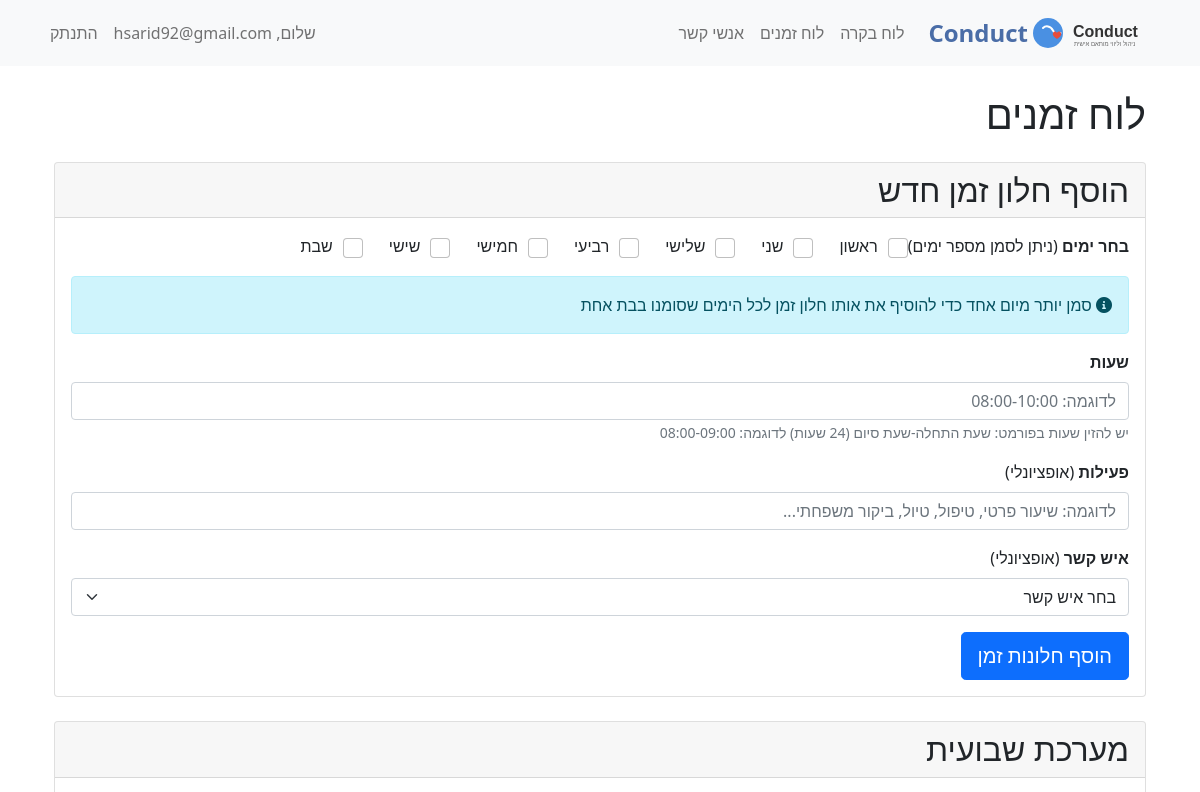
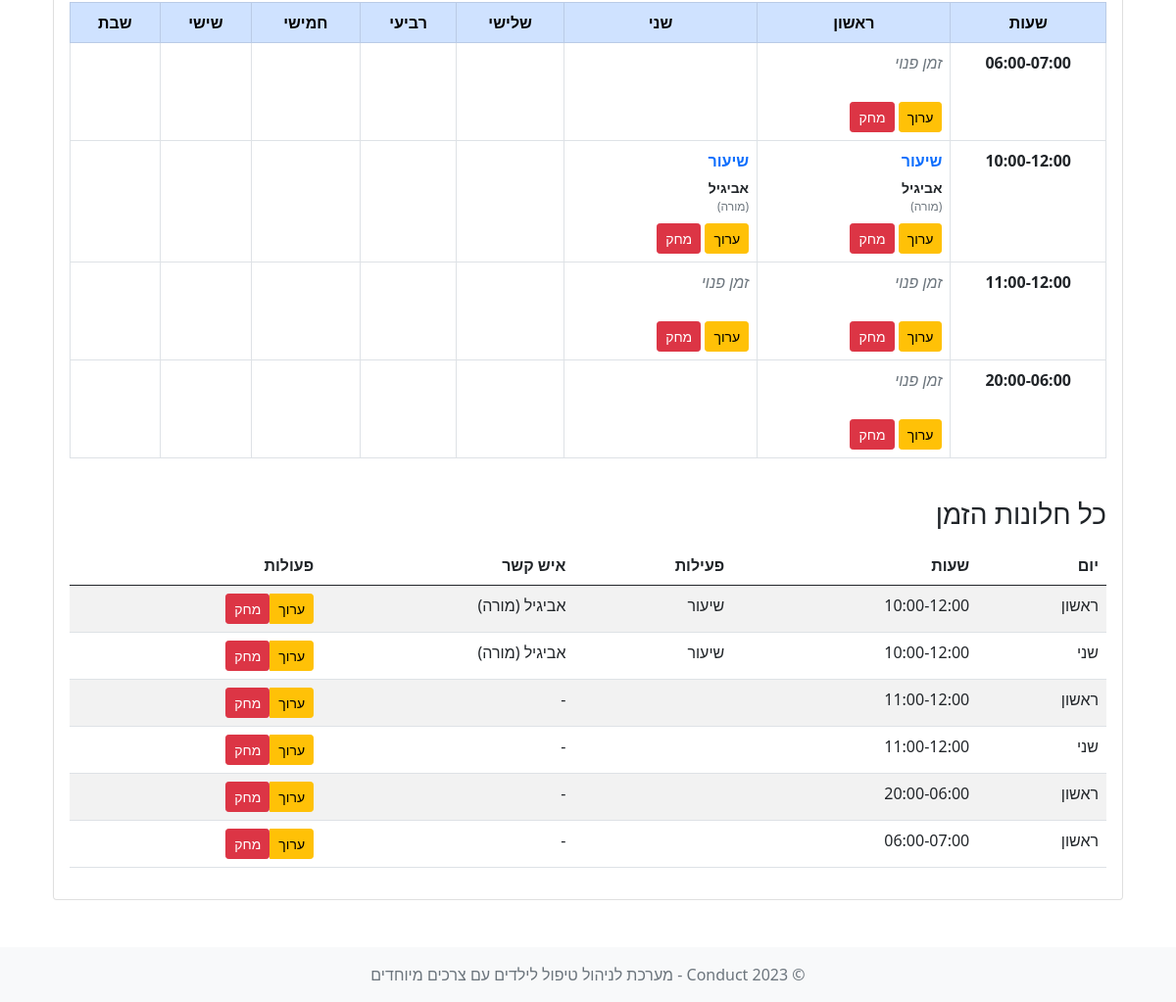
/schedule (signed in), run on the app's committed database (2 pictures, top to bottom).
### models.py (models this page shows, shortened)
class User(db.Model, UserMixin):
    id = db.Column(db.Integer, primary_key=True)
    username = db.Column(db.String(150), unique=True, nullable=False)
    password_hash = db.Column(db.String(256), nullable=False)

class Schedule(db.Model):
    id = db.Column(db.Integer, primary_key=True)
    user_id = db.Column(db.Integer, db.ForeignKey('user.id'), nullable=False)
    day_of_week = db.Column(db.String(20), nullable=False)  # e.g., "Monday", "Tuesday"
    time_slot = db.Column(db.String(50), nullable=False)  # e.g., "08:00-10:00"
    contact_id = db.Column(db.Integer, db.ForeignKey('contact.id'), nullable=True)
    activity = db.Column(db.String(200), nullable=True)
    contact = db.relationship('Contact', backref='schedules', lazy=True)

class Contact(db.Model):
    id = db.Column(db.Integer, primary_key=True)
    user_id = db.Column(db.Integer, db.ForeignKey('user.id'), nullable=False)
    name = db.Column(db.String(150), nullable=False)  # Name of the contact
    relation = db.Column(db.String(50), nullable=False)  # e.g., Teacher, Parent, Therapist
    phone_number = db.Column(db.String(20), nullable=False)

### schedule_routes.py (the view, shortened to what this page needs)
@schedule_bp.route('/schedule', methods=['GET', 'POST'])
@login_required
def schedule():
    days_of_week = ["ראשון", "שני", "שלישי", "רביעי", "חמישי", "שישי", "שבת"]  # Translated to Hebrew
    day_ranges = {
        'all_days': {
            'label': 'כל הימים',
            'days': days_of_week
        },
        'sunday_to_thursday': {
            'label': 'ראשון עד חמישי',
            'days': days_of_week[:5]  # First 5 days (Sunday to Thursday)
        }
    }
    contacts = Contact.query.filter_by(user_id=current_user.id).all()  # Fetch user contacts
    schedule_entries = Schedule.query.filter_by(user_id=current_user.id).all()
    unique_time_slots = set(entry.time_slot for entry in schedule_entries)
    def get_start_time(time_slot):
        start_time_str = time_slot.split('-')[0]
        return datetime.strptime(start_time_str, '%H:%M')
    time_slots = sorted(unique_time_slots, key=get_start_time)
    schedule_by_day_and_time = {}
    for entry in schedule_entries:
        schedule_by_day_and_time[(entry.day_of_week, entry.time_slot)] = entry
    return render_template(
        'schedule.html',
        title="לוח זמנים",
        schedule_entries=schedule_entries,
        days_of_week=days_of_week,
        time_slots=time_slots,  # Pass unique time slots
        day_ranges=day_ranges,  # Pass the day ranges
        schedule_by_day_and_time=schedule_by_day_and_time,
        contacts=contacts,
        rtl=True,
        align_right=True
    )

### APP.py (called while the page is built)
@login_manager.user_loader
def load_user(user_id):
    return User.query.get(int(user_id))

### templates/schedule.html (shortened to what this page needs)
{% extends 'base.html' %}
{% block content %}
<div class="container" {% if rtl %}dir="rtl"{% endif %}>
    <h1 class="mb-4">{{ title }}</h1>
    <div class="card mb-4">
        <div class="card-header">
            <h2 class="mb-0">הוסף חלון זמן חדש</h2>
        </div>
        <div class="card-body">
            <form method="POST" action="{{ url_for('schedule.schedule') }}">
                <div class="form-group mb-3">
                    <label for="days_of_week" class="form-label"><strong>בחר ימים</strong> (ניתן לסמן מספר ימים)</label>
                    <div class="days-selection mb-3">
                        {% for day in days_of_week %}
                        <div class="form-check form-check-inline">
                            <input class="form-check-input" type="checkbox" name="days_of_week" id="day_{{ day }}" value="{{ day }}">
                            <label class="form-check-label" for="day_{{ day }}">{{ day }}</label>
                        </div>
                        {% endfor %}
                    </div>
                    <div class="alert alert-info">
                        <i class="fas fa-info-circle"></i> סמן יותר מיום אחד כדי להוסיף את אותו חלון זמן לכל הימים שסומנו בבת אחת
                    </div>
                </div>
                <div class="form-group mb-3">
                    <label for="time_slot" class="form-label"><strong>שעות</strong></label>
                    <input type="text" class="form-control" id="time_slot" name="time_slot" required
                           placeholder="לדוגמה: 08:00-10:00">
                    <small class="form-text text-muted">יש להזין שעות בפורמט: שעת התחלה-שעת סיום (24 שעות) לדוגמה: 08:00-09:00</small>
                </div>
                <div class="form-group mb-3">
                    <label for="activity" class="form-label"><strong>פעילות</strong> (אופציונלי)</label>
                    <input type="text" class="form-control" id="activity" name="activity"
                           placeholder="לדוגמה: שיעור פרטי, טיפול, טיול, ביקור משפחתי...">
                </div>
                <div class="form-group mb-3">
                    <label for="contact_id" class="form-label"><strong>איש קשר</strong> (אופציונלי)</label>
                    <select class="form-select" id="contact_id" name="contact_id">
                        <option value="">בחר איש קשר</option>
                    </select>
                </div>
                <button type="submit" class="btn btn-primary btn-lg">הוסף חלונות זמן</button>
            </form>
        </div>
    </div>
    <div class="card">
        <div class="card-header">
            <h2 class="mb-0">מערכת שבועית</h2>
        </div>
        <div class="card-body">
            {% if schedule_entries %}
            <div class="table-responsive">
                <table class="table table-bordered timetable">
                    <thead>
                        <tr class="table-primary">
                            <th style="width: 15%">שעות</th>
                            {% for day in days_of_week %}
                            <th>{{ day }}</th>
                            {% endfor %}
                        </tr>
                    </thead>
                    <tbody>
                        {% if time_slots %}
                            {% for time_slot in time_slots %}
                            <tr>
                                <td class="time-slot">{{ time_slot }}</td>
                                {% for day in days_of_week %}
                                    {% set entry = schedule_by_day_and_time.get((day, time_slot)) %}
                                    <td class="schedule-cell {% if entry %}has-event{% endif %}">
                                        {% if entry %}
                                        <div class="schedule-entry">
                                            {% if entry.activity %}
                                            <div class="activity-title">{{ entry.activity }}</div>
                                            {% endif %}
                                            {% if entry.contact %}
                                            <div class="contact-name">{{ entry.contact.name }}</div>
                                            <div class="contact-relation">({{ entry.contact.relation }})</div>
                                            {% else %}
                                            <div class="free-time">זמן פנוי</div>
                                            {% endif %}
                                            <div class="entry-actions mt-2">
                                                <a href="{{ url_for('schedule.edit_schedule', schedule_id=entry.id) }}" class="btn btn-sm btn-warning">ערוך</a>
                                                <form method="POST" action="{{ url_for('schedule.delete_schedule', schedule_id=entry.id) }}" style="display: inline;">
                                                    <button type="submit" class="btn btn-sm btn-danger" onclick="return confirm('האם אתה בטוח שברצונך למחוק רשומה זו?');">מחק</button>
                                                </form>
                                            </div>
                                        </div>
                                        {% endif %}
                                    </td>
                                {% endfor %}
                            </tr>
                            {% endfor %}
                        {% else %}
                            <tr>
                                <td colspan="{{ days_of_week|length + 1 }}" class="text-center">
                                    אין חלונות זמן במערכת שלך. הוסף חלון זמן חדש למעלה.
                                </td>
                            </tr>
                        {% endif %}
                    </tbody>
                </table>
            </div>
            <h3 class="mt-4 mb-3">כל חלונות הזמן</h3>
            <div class="table-responsive">
                <table class="table table-striped">
                    <thead>
                        <tr>
                            <th>יום</th>
                            <th>שעות</th>
                            <th>פעילות</th>
                            <th>איש קשר</th>
                            <th>פעולות</th>
                        </tr>
                    </thead>
                    <tbody>
                        {% for entry in schedule_entries %}
                        <tr>
                            <td>{{ entry.day_of_week }}</td>
                            <td>{{ entry.time_slot }}</td>
                            <td>{{ entry.activity }}</td>
                            <td>
                                {% if entry.contact %}
                                {{ entry.contact.name }} ({{ entry.contact.relation }})
                                {% else %}
                                -
                                {% endif %}
                            </td>
                            <td>
                                <div class="btn-group" role="group">
                                    <a href="{{ url_for('schedule.edit_schedule', schedule_id=entry.id) }}" class="btn btn-sm btn-warning">ערוך</a>
                                    <form method="POST" action="{{ url_for('schedule.delete_schedule', schedule_id=entry.id) }}" style="display: inline;">
                                        <button type="submit" class="btn btn-sm btn-danger" onclick="return confirm('האם אתה בטוח שברצונך למחוק רשומה זו?');">מחק</button>
                                    </form>
                                </div>
                            </td>
                        </tr>
                        {% endfor %}
                    </tbody>
                </table>
            </div>
            {% else %}
            <div class="alert alert-info">
                אין חלונות זמן בלוח השנה שלך עדיין. הוסף חלון זמן חדש למעלה.
            </div>
            {% endif %}
        </div>
    </div>
</div>
{% endblock %}

### templates/base.html (shortened to what this page needs)
<!DOCTYPE html>
<html lang="he" dir="rtl">
<head>
    <link rel="stylesheet" href="https://cdn.jsdelivr.net/npm/bootstrap@5.0.2/dist/css/bootstrap.rtl.min.css">
    <link rel="stylesheet" href="https://cdnjs.cloudflare.com/ajax/libs/font-awesome/6.0.0-beta3/css/all.min.css">
</head>
<body>
    <nav class="navbar navbar-expand-lg navbar-light bg-light mb-4">
        <div class="container">
            <a class="navbar-brand d-flex align-items-center" href="{{ url_for('index') }}">
                <img src="{{ url_for('static', filename='img/logo.svg') }}" alt="Conduct Logo">
                <span class="app-name">Conduct</span>
            </a>
            <div class="collapse navbar-collapse" id="navbarNav">
                <ul class="navbar-nav me-auto">
                    {% if current_user.is_authenticated %}
                    <li class="nav-item">
                        <a class="nav-link" href="{{ url_for('user.dashboard') }}">לוח בקרה</a>
                    </li>
                    <li class="nav-item">
                        <a class="nav-link" href="{{ url_for('schedule.schedule') }}">לוח זמנים</a>
                    </li>
                    <li class="nav-item">
                        <a class="nav-link" href="{{ url_for('contact.contacts') }}">אנשי קשר</a>
                    </li>
                    {% endif %}
                </ul>
                <ul class="navbar-nav">
                    {% if current_user.is_authenticated %}
                    <li class="nav-item">
                        <span class="nav-link">שלום, {{ current_user.username }}</span>
                    </li>
                    <li class="nav-item">
                        <a class="nav-link" href="{{ url_for('user.logout') }}">התנתק</a>
                    </li>
                    {% endif %}
                </ul>
            </div>
        </div>
    </nav>
    <div class="container">
        {% block content %}{% endblock %}
    </div>
    <footer class="footer mt-5 py-3 bg-light">
        <div class="container text-center">
            <span class="text-muted">© 2023 Conduct - מערכת לניהול טיפול לילדים עם צרכים מיוחדים</span>
        </div>
    </footer>
</body>
</html>

### templates/base.html (style rules this page uses)
.navbar-brand img { height: 40px; margin-right: 10px; }
.app-name { font-weight: bold; color: #4a6da7; font-size: 24px; }
body { direction: rtl; text-align: right; }
.form-label { float: right; }

### templates/schedule.html (style rules this page uses)
.days-selection { display: flex; flex-wrap: wrap; gap: 10px; }
.form-check-input { width: 20px; height: 20px; margin-left: 5px; }
.form-check-label { font-size: 16px; margin-right: 5px; }
.timetable { border-collapse: collapse; width: 100%; }
.timetable th { text-align: center; font-weight: bold; }
.time-slot { font-weight: bold; text-align: center; background-color: #f8f9fa; }
.schedule-cell { height: 100px; vertical-align: top; padding: 8px; border: 1px solid #dee2e6; }
.schedule-entry { height: 100%; display: flex; flex-direction: column; justify-content: space-between; }
.has-event { background-color: #e7f5ff; }
.activity-title { font-weight: bold; color: #0d6efd; font-size: 16px; margin-bottom: 5px; }
.contact-name { font-weight: bold; font-size: 14px; }
.contact-relation { font-size: 12px; color: #6c757d; }
.free-time { font-style: italic; color: #6c757d; }
.entry-actions { margin-top: auto; }

### data on the page
User: username "hsarid92@gmail.com"
Schedule: time_slot "06:00-07:00", day_of_week "ראשון"
Schedule: time_slot "10:00-12:00", activity "שיעור", day_of_week "ראשון", activity "שיעור", contact.name "אביגיל", contact.relation "מורה"
Contact: contact.name "אביגיל" "אביגיל", contact.relation "מורה" "מורה"
Schedule: activity "שיעור", day_of_week "שני", time_slot "10:00-12:00", activity "שיעור", contact.name "אביגיל", contact.relation "מורה"
Schedule: time_slot "11:00-12:00", day_of_week "ראשון"
Schedule: time_slot "20:00-06:00", day_of_week "ראשון"
Schedule: day_of_week "שני", time_slot "11:00-12:00"

### other printed values
{{ title }} "לוח זמנים"
{{ day }} "ראשון" "שני" "שלישי" "רביעי" "חמישי" "שישי" "שבת"
